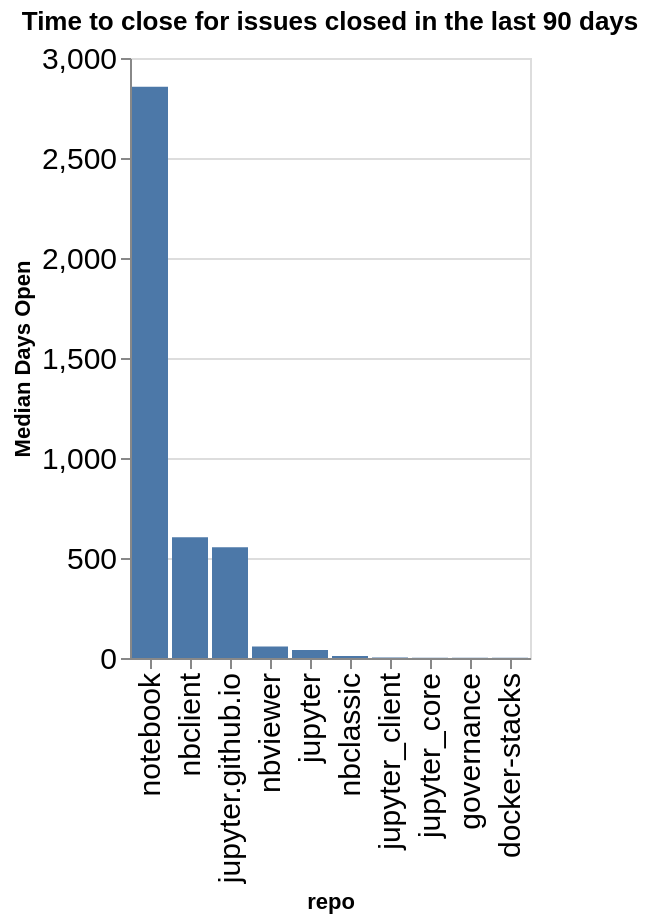

Notebook source saved alongside this figure:
### Code cell
time_open = closed.groupby(['org', 'repo']).agg({'time_open': 'median'}).reset_index()
time_open['time_open'] = time_open['time_open'] / (60 * 60 * 24)
time_open['org/repo'] = time_open.apply(lambda a: a['org'] + '/' + a['repo'], axis=1)
sorted_vals = time_open.sort_values(['org', 'time_open'], ascending=False)['repo'].values
alt.Chart(data=time_open, title=f"Time to close for issues closed in the last {n_days} days").mark_bar().encode(
    x=alt.X('repo', sort=alt.Sort(sorted_vals.tolist())),
    y=alt.Y('time_open', title="Median Days Open"),
)

### Figure 1 — Vega-Lite specification as saved in the notebook (floating-point values rounded to 4 significant figures)
{"config": {"axisLeft": {"labelFontSize": 15}, "axisBottom": {"labelFontSize": 15}}, "data": {"name": "data-888de5caf99eaf4c6b6e4e68f7f524f9"}, "mark": {"type": "bar"}, "encoding": {"x": {"field": "repo", "sort": ["notebook", "nbclient", "jupyter.github.io", "nbviewer", "jupyter", "nbclassic", "jupyter_client", "jupyter_core", "governance", "docker-stacks"], "type": "nominal"}, "y": {"field": "time_open", "title": "Median Days Open", "type": "quantitative"}}, "title": "Time to close for issues closed in the last 90 days", "$schema": "https://vega.github.io/schema/vega-lite/v5.20.1.json", "datasets": {"data-888de5caf99eaf4c6b6e4e68f7f524f9": [{"org": "jupyter", "repo": "docker-stacks", "time_open": 0.6748, "org/repo": "jupyter/docker-stacks"}, {"org": "jupyter", "repo": "governance", "time_open": 0.8874, "org/repo": "jupyter/governance"}, {"org": "jupyter", "repo": "jupyter", "time_open": 39.47, "org/repo": "jupyter/jupyter"}, {"org": "jupyter", "repo": "jupyter.github.io", "time_open": 554.1, "org/repo": "jupyter/jupyter.github.io"}, {"org": "jupyter", "repo": "jupyter_client", "time_open": 2.976, "org/repo": "jupyter/jupyter_client"}, {"org": "jupyter", "repo": "jupyter_core", "time_open": 1.356, "org/repo": "jupyter/jupyter_core"}, {"org": "jupyter", "repo": "nbclassic", "time_open": 10.2, "org/repo": "jupyter/nbclassic"}, {"org": "jupyter", "repo": "nbclient", "time_open": 604.1, "org/repo": "jupyter/nbclient"}, {"org": "jupyter", "repo": "nbviewer", "time_open": 57.54, "org/repo": "jupyter/nbviewer"}, {"org": "jupyter", "repo": "notebook", "time_open": 2856.0, "org/repo": "jupyter/notebook"}]}}
